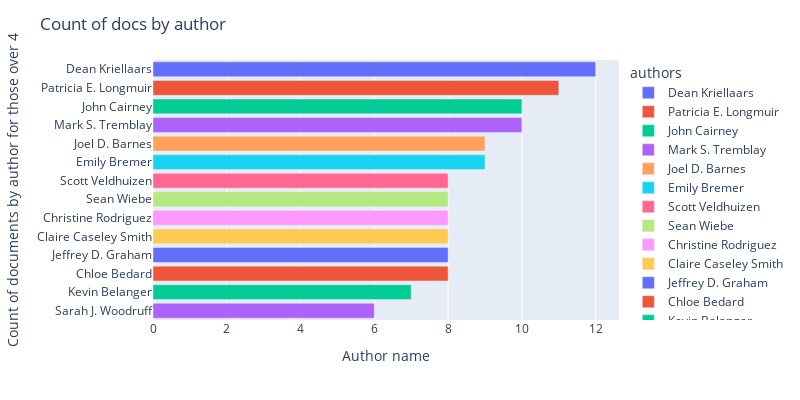

Write notebook code for a chart like this one.
### Code cell
authors_df = pd.read_csv("www/author_list.csv", encoding="UTF-8")
authors_df = authors_df[authors_df['count']>4]
#set figure
fig=px.bar(authors_df,y='authors', x='count',color='authors',orientation='h',)
fig.update_layout(
    title="Count of docs by author",
    xaxis_title="Author name",
    yaxis_title="Count of documents by author for those over 4",
    height=400,
    width=800,
    )
fig.show()

### Figure 1 — Plotly figure (JSON) as saved in the notebook; plotly's stock layout.template omitted (floating-point values rounded to 4 significant figures)
{"data": [{"hovertemplate": "authors=%{y}<br>count=%{x}<extra></extra>", "legendgroup": "Dean Kriellaars", "marker": {"color": "#636efa", "pattern": {"shape": ""}}, "name": "Dean Kriellaars", "orientation": "h", "showlegend": true, "textposition": "auto", "type": "bar", "x": [12], "xaxis": "x", "y": ["Dean Kriellaars"], "yaxis": "y"}, {"hovertemplate": "authors=%{y}<br>count=%{x}<extra></extra>", "legendgroup": "Patricia E. Longmuir", "marker": {"color": "#EF553B", "pattern": {"shape": ""}}, "name": "Patricia E. Longmuir", "orientation": "h", "showlegend": true, "textposition": "auto", "type": "bar", "x": [11], "xaxis": "x", "y": ["Patricia E. Longmuir"], "yaxis": "y"}, {"hovertemplate": "authors=%{y}<br>count=%{x}<extra></extra>", "legendgroup": "John Cairney", "marker": {"color": "#00cc96", "pattern": {"shape": ""}}, "name": "John Cairney", "orientation": "h", "showlegend": true, "textposition": "auto", "type": "bar", "x": [10], "xaxis": "x", "y": ["John Cairney"], "yaxis": "y"}, {"hovertemplate": "authors=%{y}<br>count=%{x}<extra></extra>", "legendgroup": "Mark S. Tremblay", "marker": {"color": "#ab63fa", "pattern": {"shape": ""}}, "name": "Mark S. Tremblay", "orientation": "h", "showlegend": true, "textposition": "auto", "type": "bar", "x": [10], "xaxis": "x", "y": ["Mark S. Tremblay"], "yaxis": "y"}, {"hovertemplate": "authors=%{y}<br>count=%{x}<extra></extra>", "legendgroup": "Joel D. Barnes", "marker": {"color": "#FFA15A", "pattern": {"shape": ""}}, "name": "Joel D. Barnes", "orientation": "h", "showlegend": true, "textposition": "auto", "type": "bar", "x": [9], "xaxis": "x", "y": ["Joel D. Barnes"], "yaxis": "y"}, {"hovertemplate": "authors=%{y}<br>count=%{x}<extra></extra>", "legendgroup": "Emily Bremer", "marker": {"color": "#19d3f3", "pattern": {"shape": ""}}, "name": "Emily Bremer", "orientation": "h", "showlegend": true, "textposition": "auto", "type": "bar", "x": [9], "xaxis": "x", "y": ["Emily Bremer"], "yaxis": "y"}, {"hovertemplate": "authors=%{y}<br>count=%{x}<extra></extra>", "legendgroup": "Scott Veldhuizen", "marker": {"color": "#FF6692", "pattern": {"shape": ""}}, "name": "Scott Veldhuizen", "orientation": "h", "showlegend": true, "textposition": "auto", "type": "bar", "x": [8], "xaxis": "x", "y": ["Scott Veldhuizen"], "yaxis": "y"}, {"hovertemplate": "authors=%{y}<br>count=%{x}<extra></extra>", "legendgroup": "Sean Wiebe", "marker": {"color": "#B6E880", "pattern": {"shape": ""}}, "name": "Sean Wiebe", "orientation": "h", "showlegend": true, "textposition": "auto", "type": "bar", "x": [8], "xaxis": "x", "y": ["Sean Wiebe"], "yaxis": "y"}, {"hovertemplate": "authors=%{y}<br>count=%{x}<extra></extra>", "legendgroup": "Christine Rodriguez", "marker": {"color": "#FF97FF", "pattern": {"shape": ""}}, "name": "Christine Rodriguez", "orientation": "h", "showlegend": true, "textposition": "auto", "type": "bar", "x": [8], "xaxis": "x", "y": ["Christine Rodriguez"], "yaxis": "y"}, {"hovertemplate": "authors=%{y}<br>count=%{x}<extra></extra>", "legendgroup": "Claire Caseley Smith", "marker": {"color": "#FECB52", "pattern": {"shape": ""}}, "name": "Claire Caseley Smith", "orientation": "h", "showlegend": true, "textposition": "auto", "type": "bar", "x": [8], "xaxis": "x", "y": ["Claire Caseley Smith"], "yaxis": "y"}, {"hovertemplate": "authors=%{y}<br>count=%{x}<extra></extra>", "legendgroup": "Jeffrey D. Graham", "marker": {"color": "#636efa", "pattern": {"shape": ""}}, "name": "Jeffrey D. Graham", "orientation": "h", "showlegend": true, "textposition": "auto", "type": "bar", "x": [8], "xaxis": "x", "y": ["Jeffrey D. Graham"], "yaxis": "y"}, {"hovertemplate": "authors=%{y}<br>count=%{x}<extra></extra>", "legendgroup": "Chloe Bedard", "marker": {"color": "#EF553B", "pattern": {"shape": ""}}, "name": "Chloe Bedard", "orientation": "h", "showlegend": true, "textposition": "auto", "type": "bar", "x": [8], "xaxis": "x", "y": ["Chloe Bedard"], "yaxis": "y"}, {"hovertemplate": "authors=%{y}<br>count=%{x}<extra></extra>", "legendgroup": "Kevin Belanger", "marker": {"color": "#00cc96", "pattern": {"shape": ""}}, "name": "Kevin Belanger", "orientation": "h", "showlegend": true, "textposition": "auto", "type": "bar", "x": [7], "xaxis": "x", "y": ["Kevin Belanger"], "yaxis": "y"}, {"hovertemplate": "authors=%{y}<br>count=%{x}<extra></extra>", "legendgroup": "Sarah J. Woodruff", "marker": {"color": "#ab63fa", "pattern": {"shape": ""}}, "name": "Sarah J. Woodruff", "orientation": "h", "showlegend": true, "textposition": "auto", "type": "bar", "x": [6], "xaxis": "x", "y": ["Sarah J. Woodruff"], "yaxis": "y"}], "layout": {"barmode": "relative", "height": 400, "legend": {"title": {"text": "authors"}, "tracegroupgap": 0}, "margin": {"t": 60}, "title": {"text": "Count of docs by author"}, "width": 800, "xaxis": {"anchor": "y", "domain": [0, 1], "title": {"text": "Author name"}}, "yaxis": {"anchor": "x", "categoryarray": ["Sarah J. Woodruff", "Kevin Belanger", "Chloe Bedard", "Jeffrey D. Graham", "Claire Caseley Smith", "Christine Rodriguez", "Sean Wiebe", "Scott Veldhuizen", "Emily Bremer", "Joel D. Barnes", "Mark S. Tremblay", "John Cairney", "Patricia E. Longmuir", "Dean Kriellaars"], "categoryorder": "array", "domain": [0, 1], "title": {"text": "Count of documents by author for those over 4"}}}}
